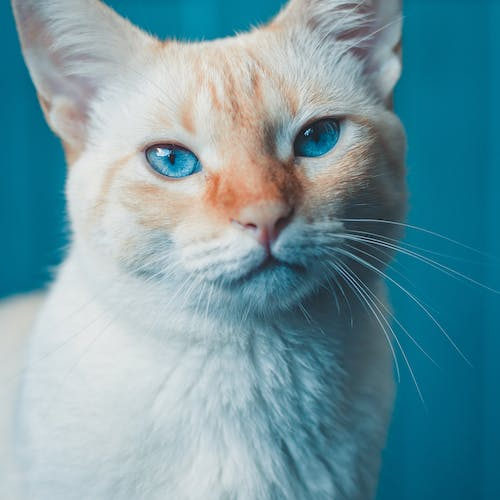
#> input picture Images/cat2.jpg, 500 x 500 px, found by its file name
$ python Masking.py
#> lines starting #> are read from the running program, lines starting #| are printed output that depends on the picture; after the words box and inside, x2 and y2 are one past the last pixel; in counts of white or black regions, pixels touching at a corner belong together
import cv2 as cv
import numpy as np

my_img= cv.imread('E:\\Open CV\\Images\\cat2.jpg')
#> my_img is the input picture: shape (500, 500, 3); mean B, G, R 161.8, 151.6, 112.3
cv.imshow('Original Cat Image', my_img)

blank = np.zeros(my_img.shape[:2], dtype='uint8') # Dimention of the mask must be same as the image
cv.imshow('Blank Image', blank)

# [5 lines of commented-out code are left out]

circle = cv.circle(blank.copy(), (my_img.shape[1]//2, my_img.shape[0]//2+45), 100, 255, -1)
rectangle = cv.rectangle(blank.copy(), (30, 30), (250, 370), 255, -1)
weird_shape = cv.bitwise_and(circle, rectangle)
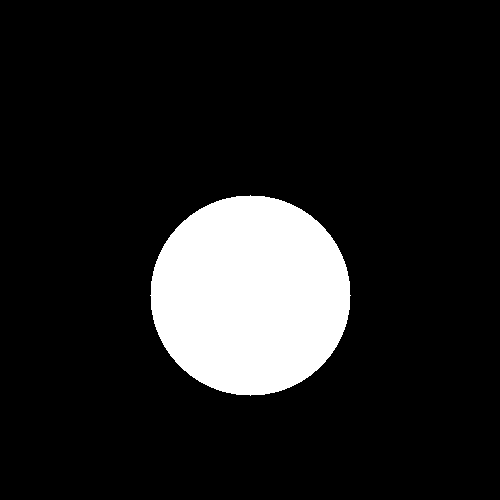
#> circle: shape (500, 500); 12.6% white; 1 white region, box (x1, y1, x2, y2) and area: (150, 195, 351, 396) 31417
cv.imshow('Weird Shape', weird_shape)
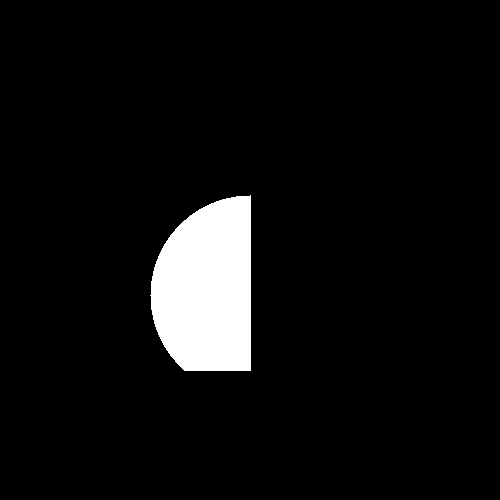
#> window 'Weird Shape': shape (500, 500); 5.9% white; 1 white region, box (x1, y1, x2, y2) and area: (150, 195, 251, 371) 14697

masked_2  = cv.bitwise_and(my_img, my_img, mask=weird_shape)
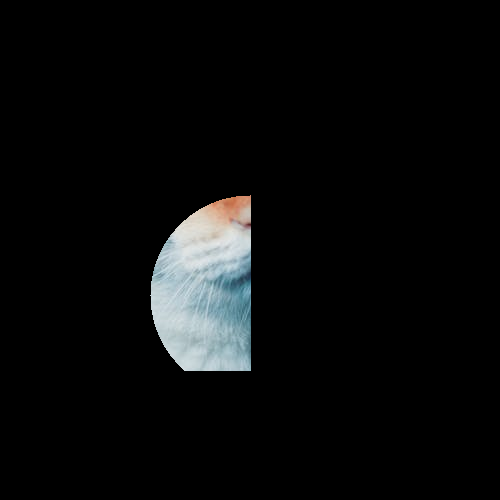
#> masked_2: shape (500, 500, 3); mean B, G, R 11.2, 11, 10.2
cv.imshow('Masked Image', masked_2)

cv.waitKey(0)

$ run again, with Images/child1.jpg copied over Images/cat2.jpg
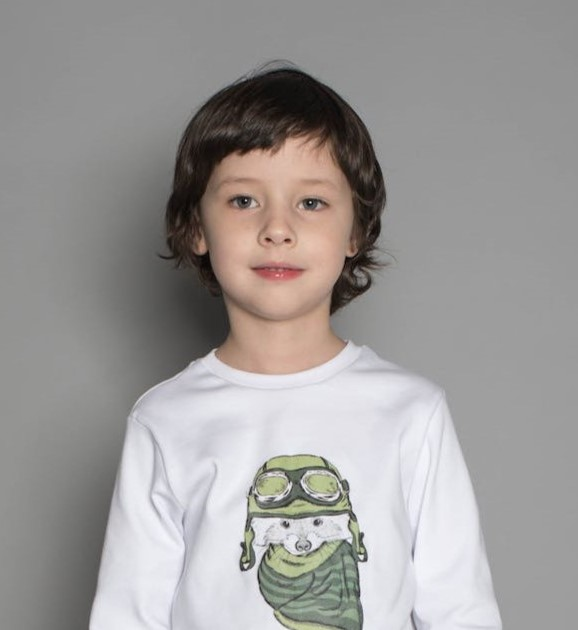
#> input picture Images/child1.jpg, 578 x 630 px, found by its file name
#> my_img is the input picture: shape (630, 578, 3); mean B, G, R 152.9, 154.3, 157.3
#> `weird_shape = cv.bitwise_and(circle, rectangle)`:
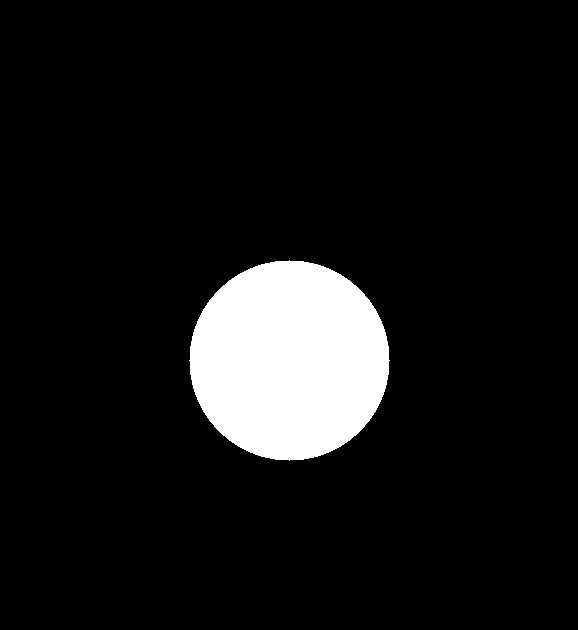
#> circle: shape (630, 578); 8.6% white; 1 white region, box (x1, y1, x2, y2) and area: (189, 260, 390, 461) 31417
#> `cv.imshow('Weird Shape', weird_shape)`:
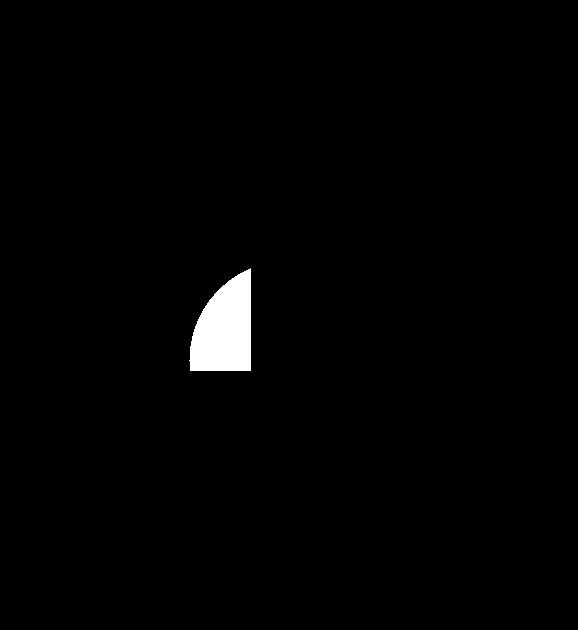
#> window 'Weird Shape': shape (630, 578); 1.3% white; 1 white region, box (x1, y1, x2, y2) and area: (189, 268, 251, 371) 4744
